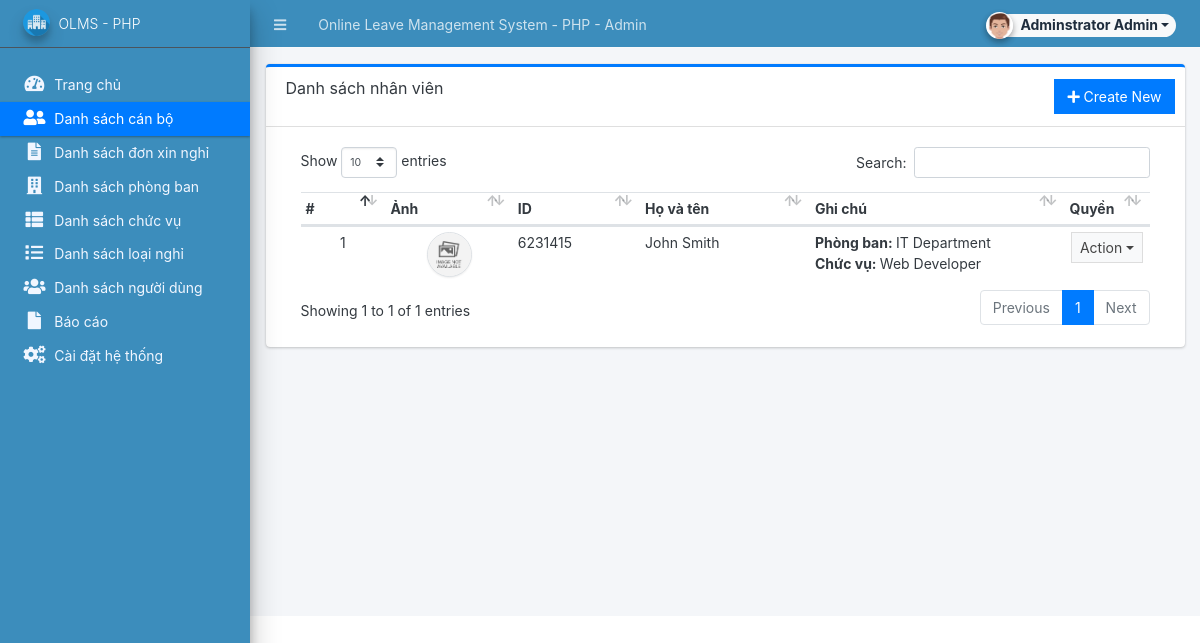
Screenshot of /admin/?page=employees (signed in) with the database file from the repository.
### tables this page shows
CREATE TABLE `users` (
  `id` int(50) NOT NULL,
  `firstname` varchar(250) NOT NULL,
  `middlename` varchar(250) DEFAULT NULL,
  `lastname` varchar(250) NOT NULL,
  `username` text NOT NULL,
  `password` text NOT NULL,
  `avatar` text DEFAULT NULL,
  `last_login` datetime DEFAULT NULL,
  `type` tinyint(1) NOT NULL DEFAULT 0,
  `date_added` datetime NOT NULL DEFAULT current_timestamp(),
  `date_updated` datetime DEFAULT NULL ON UPDATE current_timestamp()
);

### config.php (called while the page is built, shortened)
<?php
function validate_image($file){
	if(!empty($file)){
		if(is_file(base_app.$file)){
			return base_url.$file;
		}else{
			return base_url.'dist/img/no-image-available.png';
		}
	}else{
		return base_url.'dist/img/no-image-available.png';
	}
}
?>

### admin/employees/index.php (the view, shortened to what this page needs)
<div class="card card-outline card-primary">
	<div class="card-header">
		<h3 class="card-title">Danh sách nhân viên</h3>
		<div class="card-tools">
			<a href="?page=employees/manage_employee" class="btn btn-flat btn-primary"><span class="fas fa-plus"></span>  Create New</a>
		</div>
	</div>
	<div class="card-body">
		<div class="container-fluid">
        <div class="container-fluid">
			<table class="table table-hover table-stripped">
				<colgroup>
					<col width="10%">
					<col width="15%">
					<col width="15%">
					<col width="20%">
					<col width="30%">
					<col width="10%">
				</colgroup>
				<thead>
					<tr>
						<th>#</th>
						<th>Ảnh</th>
						<th>ID</th>
						<th>Họ và tên</th>
						<th>Ghi chú</th>
						<th>Quyền</th>
					</tr>
				</thead>
				<tbody>
					<?php
					$i = 1;
					$department_qry = $conn->query("SELECT id,name FROM department_list");
					$dept_arr = array_column($department_qry->fetch_all(MYSQLI_ASSOC),'name','id');
					$designation_qry = $conn->query("SELECT id,name FROM designation_list");
					$desg_arr = array_column($designation_qry->fetch_all(MYSQLI_ASSOC),'name','id');
						$qry = $conn->query("SELECT *,concat(firstname,' ',lastname) as name from `users` where `type` = '3'  order by concat(firstname,' ',lastname) asc ");
						while($row = $qry->fetch_assoc()):
							$meta_qry = $conn->query("SELECT * FROM employee_meta where user_id = '{$row['id']}' ");
							while($mrow = $meta_qry->fetch_assoc()){
								$row[$mrow['meta_field']] = $mrow['meta_value'];
							}
					?>
						<tr>
							<td class="text-center"><?php echo $i++; ?></td>
							<td class="text-center"><img src="<?php echo validate_image($row['avatar']) ?>" class="img-avatar img-thumbnail p-0 border-2" alt="user_avatar"></td>
							<td><?php echo ($row['employee_id']) ?></td>
							<td><?php echo ucwords($row['name']) ?></td>
							<td >
								<p class="m-0 ">
									<b>Phòng ban: </b><?php echo isset($dept_arr[$row['department_id']]) ? $dept_arr[$row['department_id']] : 'N/A' ?><br>
									<b>Chức vụ: </b><?php echo isset($desg_arr[$row['designation_id']]) ? $desg_arr[$row['designation_id']] : 'N/A' ?><br>
								</p>
							</td>
							<td align="center">
								 <button type="button" class="btn btn-flat btn-default btn-sm dropdown-toggle dropdown-icon" data-toggle="dropdown">
				                  		Action
				                  </button>
							</td>
						</tr>
					<?php endwhile; ?>
				</tbody>
			</table>
		</div>
		</div>
	</div>
</div>

### admin/employees/index.php (style rules this page uses)
.img-avatar { width:45px; height:45px; object-fit:cover; object-position:center center; border-radius:100%; }

### rows the page displays
users: employee_id "6231415", name "John Smith", department_id "IT Department", type "Web Developer"

### other values shown
$_settings->info('name') "Online Leave Management System - PHP"
$_settings->userdata('firstname').' '.$_settings->userdata('lastname') "Adminstrator Admin"
$_settings->info('short_name') "OLMS - PHP"
